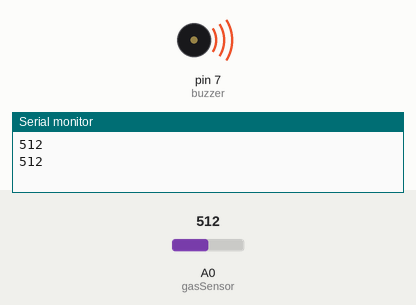
Bench run of a sketch on a simulated Arduino Uno, built with avr-gcc and run on an emulated ATmega328P. On the bench: buzzer (waves = sounding, pin HIGH), the last lines printed to the serial monitor. The inputs (shaded band) are chosen by the test bench; at power-on: A0 (gasSensor) = 512.

Above: at 2.8 s.
2.9 s: A0 (gasSensor) set to 493
At 5.2 s:
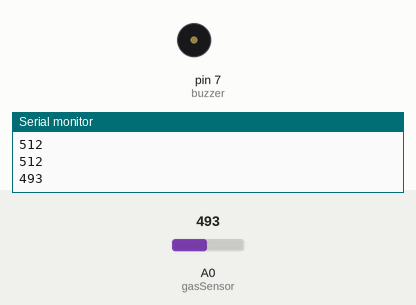
5.6 s: A0 (gasSensor) set to 510
At 6.8 s:
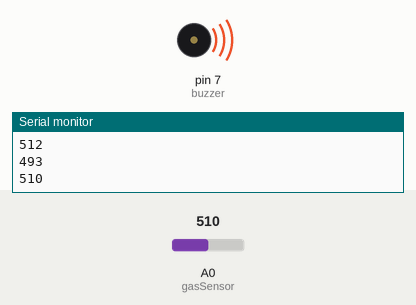
8.3 s: A0 (gasSensor) set to 490
At 11.1 s:
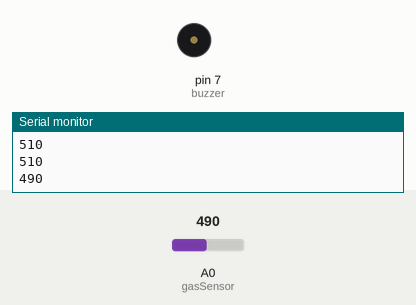
Timing chart, 0 to 12.6 s (numbered marks = the images above; inputs shaded):
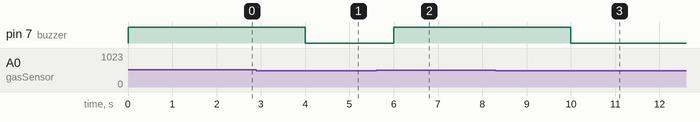

Measured:
- the behaviour switches between 501 and 500 on A0 (gasSensor) (found by bisection; images 0 and 1)
- after the input at 2.9 s, pin 7 (buzzer): HIGH → LOW after 1.1 s
- after the input at 5.6 s, pin 7 (buzzer): LOW → HIGH after 0.40 s
- after the input at 8.3 s, pin 7 (buzzer): HIGH → LOW after 1.7 s

The sketch:

GasSensorAnalogCode.ino
```cpp
int gasSensor = A0;
int buzzer = 7;

void setup() {
  pinMode(gasSensor, INPUT);
  pinMode(buzzer, OUTPUT);
  Serial.begin(9600);
}

void loop() {
  int gasValue = analogRead(gasSensor);
  Serial.println(gasValue);

  if (gasValue > 500) {
    digitalWrite(buzzer, HIGH);
  } else {
    digitalWrite(buzzer, LOW);
  }

  delay(2000);
}
```
